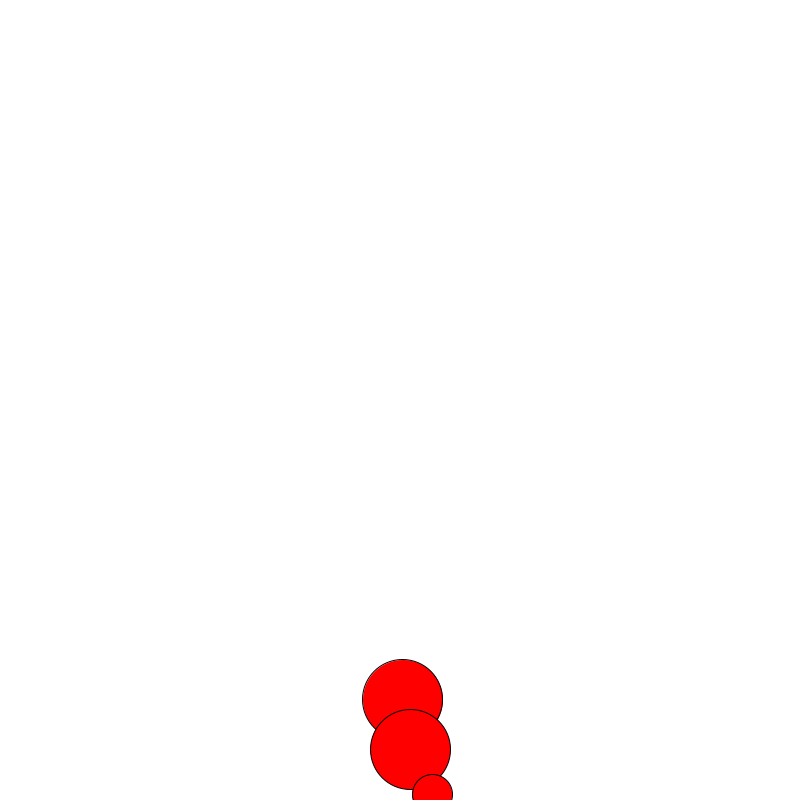
Frame 1 (no input)
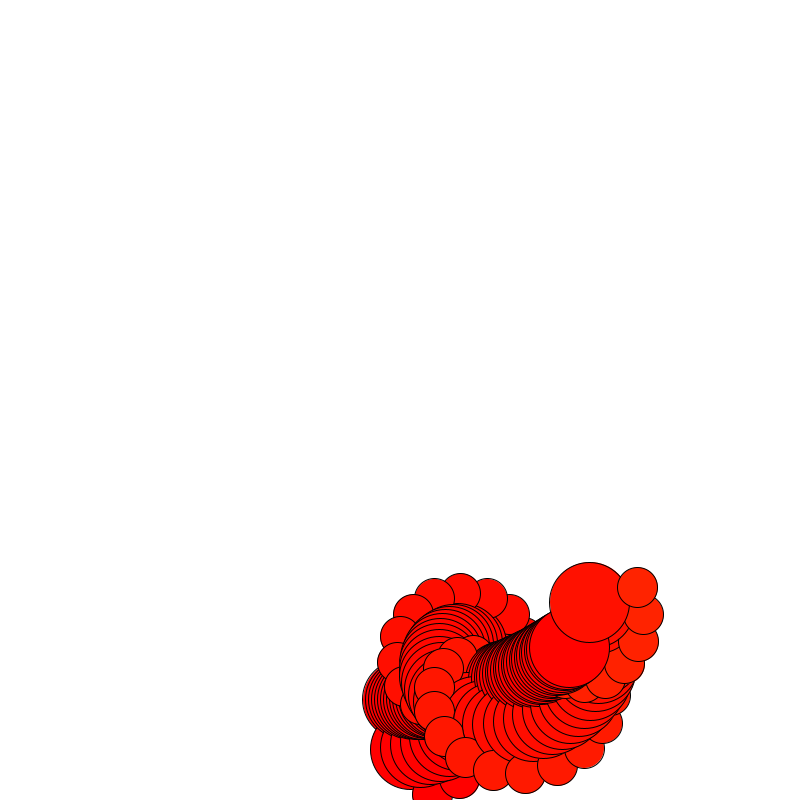
Frame 60 (the mouse pressed at the canvas centre just before this capture)
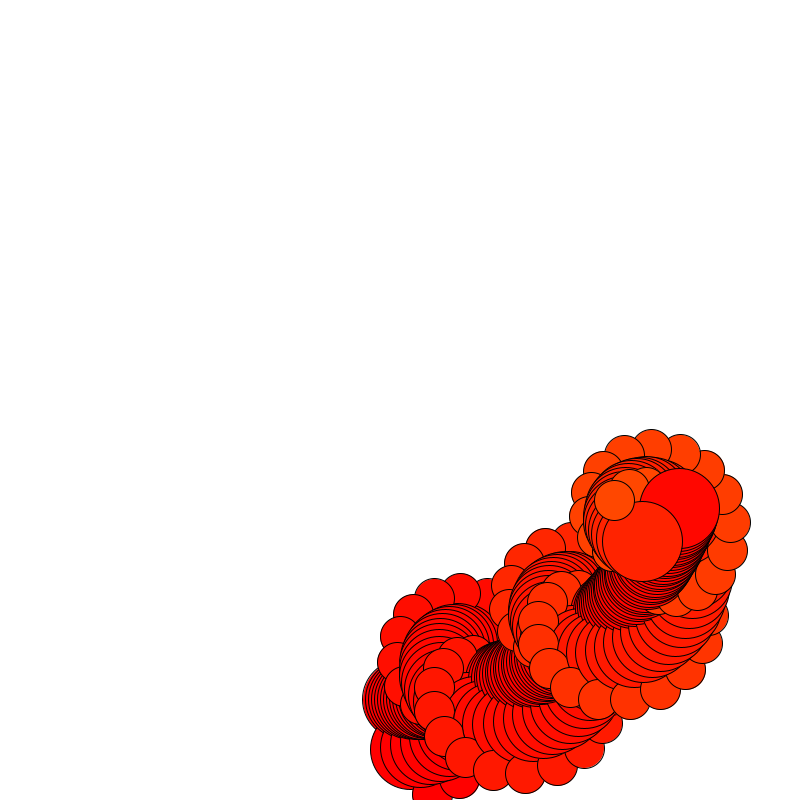
Frame 120 (the mouse held since frame 60 and released just before this capture)

The Processing sketch that drew these frames (run headless with seeded random() and noise(); from frame 60 on, the mouse is pressed at the canvas centre):

// Processing sketch: processing_186769
// ── processing_186769.pde

float i = 0;
void setup() {
colorMode(HSB);
  size(800, 800);
  background(255);
}
void draw() {

i=i+0.01; 
float posicionX = 300*sin(i);
float posicionY = 300*cos(i); 

float otraPosicionX = 50*sin(i*15);
float otraPosicionY = 50*cos(i*15);

float otraMasX = 50*sin(i*45);
float otraMasY = 50*cos(i*45);
float grueso = 80;
fill(i,255,255);
  ellipse((width/2)+posicionX, (width/2)+posicionY, grueso, grueso);
 fill(i*5,255,255);
 ellipse((width/2)+posicionX+otraPosicionX, (width/2)+posicionY+otraPosicionY, grueso, grueso);
 fill(i*10,255,255);
 ellipse((width/2) + posicionX + otraPosicionX + otraMasX, (width/2) + posicionY + otraPosicionY + otraMasY, grueso/2, grueso/2);

}
